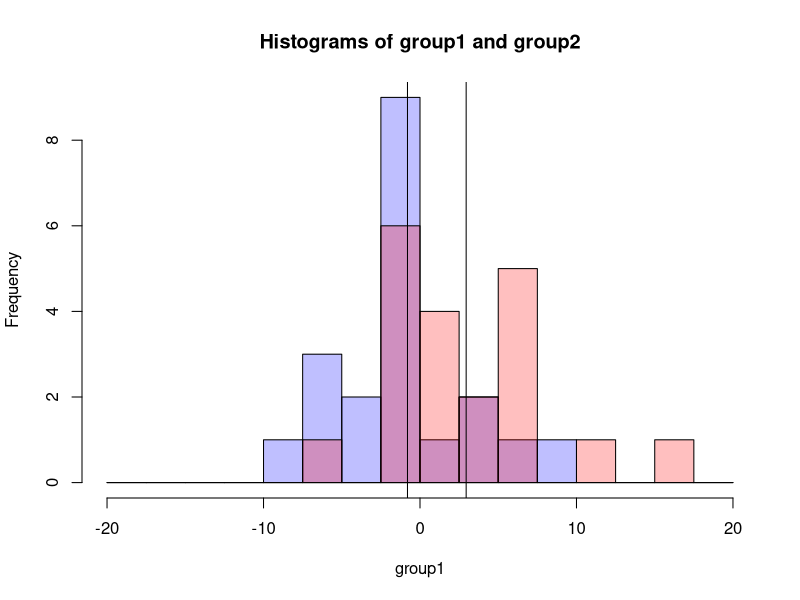
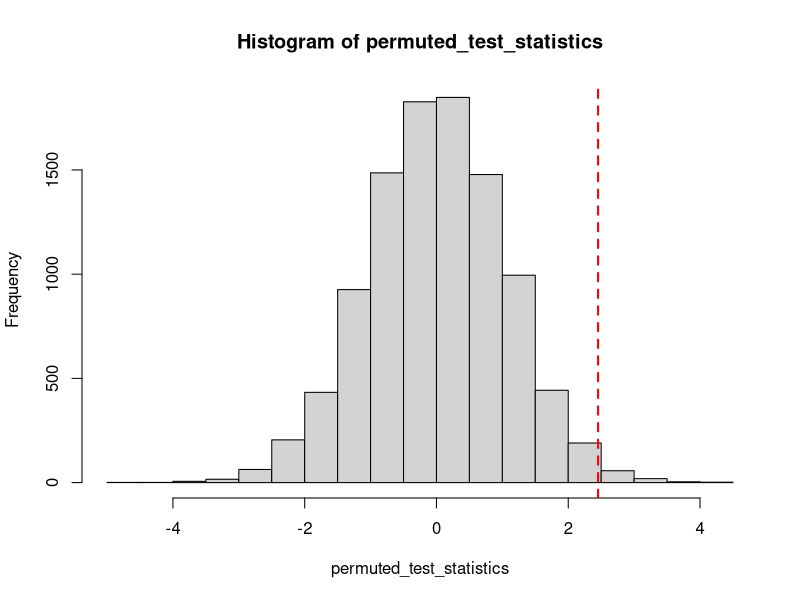
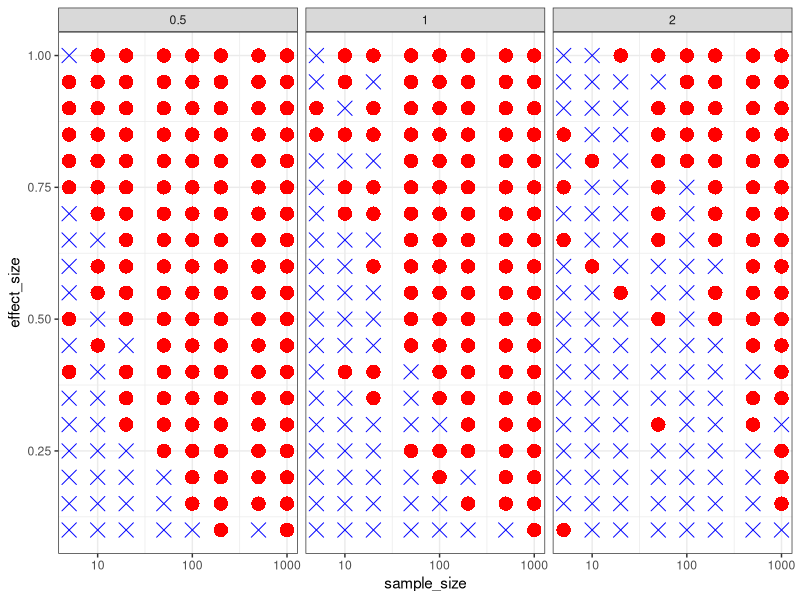
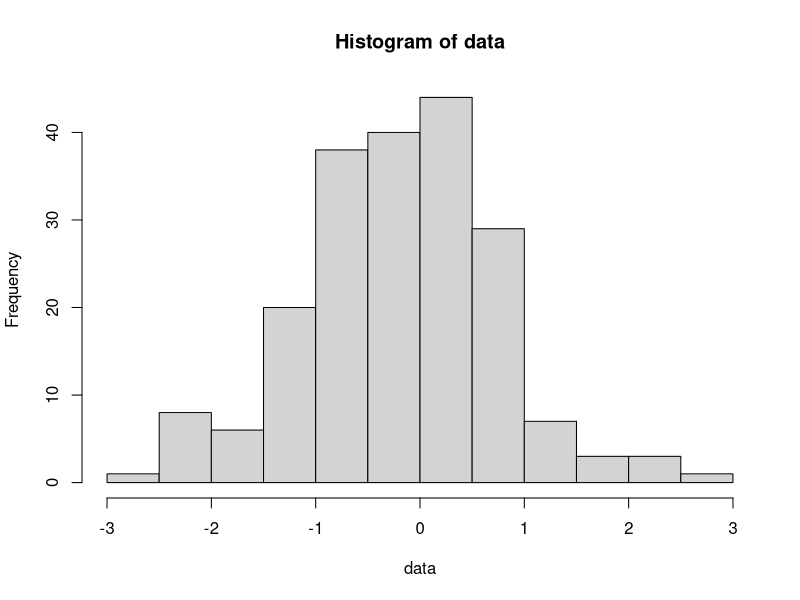
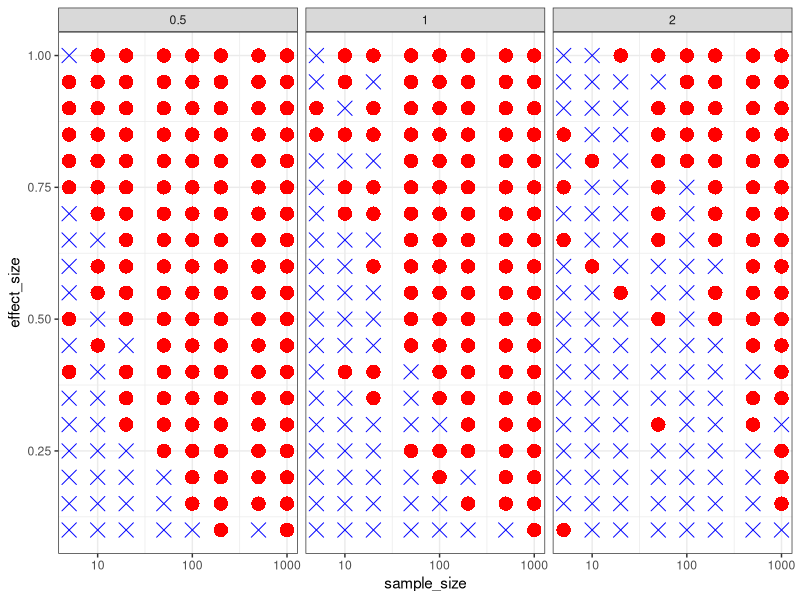

The R script that drew these images, in order:
## ---- chunk 1
### Don't need to run this commented code ###
# Generate some data

# effect_size <- 0.25
# stddev <- 0.5
# sample_size <- 20
#
# group1 <- round(rnorm(sample_size, mean = 0, sd = stddev)*10)
# group2 <- round(rnorm(sample_size, mean = effect_size, sd = stddev)*10)
#
# print(group1)
# print(group2)
## ---- chunk 2
# Add comments next to each code chunk to describe the data analysis steps

# Data
group1 <- c(0, 5, 2, -2, 8,
            -6, 0, 0, -6, -3,
            -7, 4, -2, -2, 0,
            -4, -1, -8, 0, 6)

group2 <- c(-2, 2, -2, -5, 7,
            11, 6, 2, 1, 1,
            6, -2, -1, 7, 7,
            -2, 4, 3, -1, 17)

sample_size <- length(group1)
## ---- chunk 3
# Add comments next to each code chunk to describe the data analysis steps

hist(group1,
     col = rgb(0, 0, 1, 0.25),
     breaks = seq(-20, 20, 2.5),
     xlim = c(-20, 20),
     main = "Histograms of group1 and group2")
hist(group2,
     col = rgb(1, 0, 0, 0.25),
     breaks = seq(-20, 20, 2.5),
     add = T)
abline(v = mean(group1))
abline(v = mean(group2))
## ---- chunk 4
# Add comments next to each code chunk to describe the data analysis steps

signal <- mean(group2) - mean(group1)
noise <- sqrt((var(group2) / sample_size) + (var(group1) / sample_size))

test_statistic <- signal / noise
print(test_statistic)
## ---- chunk 5
# Add comments next to each code chunk to describe the data analysis steps

num_permutations <- 10000
permuted_test_statistics <- {}
## ---- chunk 6
# Add comments next to each code chunk to describe the data analysis steps

for(i in 1:num_permutations) {
  permuted_data <- sample(c(group1, group2))

  rand_group1 <- permuted_data[1:20]
  rand_group2 <- permuted_data[21:40]

  signal <- mean(rand_group2) - mean(rand_group1)
  noise <- sqrt((var(rand_group2) / 20) + (var(rand_group1) / 20))

  permuted_test_statistics <- c(permuted_test_statistics,
                                (signal / noise))
}
## ---- chunk 7
# Add comments next to each code chunk to describe the data analysis steps

hist(permuted_test_statistics)
abline(v = test_statistic, col = "red", lwd = 2, lty = 2)
## ---- chunk 8
# Add comments next to each code chunk to describe the data analysis steps

pvalue <- sum(permuted_test_statistics >= test_statistic) / num_permutations
cat("The pvalue based on a permutation test is", pvalue,"\n")
## ---- chunk 9
t.test(group2, group1, alternative = "greater")
## ---- chunk 10
library(tidyverse)
## ---- chunk 11
# Add comments next to each code chunk to describe the data analysis steps

sample_data <- {}
es_sd_ss_pvalue <- {}

for(effect_size in seq(0.1, 1, 0.05)) {
  for(stddev in c(0.5, 1, 2)) {
    for(sample_size in c(5, 10, 20, 50, 100, 200, 500, 1000)) {
      group1 <- rnorm(sample_size, mean = 0, sd = stddev)
      group2 <- rnorm(sample_size, mean = effect_size, sd = stddev)

      sample_data <- rbind(sample_data,
                           cbind(rep(sample_size, sample_size),
                                 rep(effect_size, sample_size),
                                 rep(stddev, sample_size),
                                 group1,
                                 group2))

      ttest_out <- t.test(group1, group2)
      es_sd_ss_pvalue <- rbind(es_sd_ss_pvalue,
                            c(effect_size, stddev, sample_size, ttest_out$p.value))
    }
  }
}

colnames(es_sd_ss_pvalue) <- c("effect_size",
                               "std_deviation",
                               "sample_size",
                               "pvalue")
es_sd_ss_pvalue <- as_tibble(es_sd_ss_pvalue)
## ---- chunk 12
# Add comments next to each code chunk to describe the data analysis steps

es_sd_ss_pvalue <- es_sd_ss_pvalue %>%
  mutate(pvalue_below_thresh = (pvalue < 0.05))
## ---- chunk 13
# No need to add comments to this chunk that's just making the plot.
# However, it is useful to go through it to make sure you understand what is being plotted in the figure.

plot_es_sd_ss_pvalue <- es_sd_ss_pvalue %>%
  ggplot(aes(x = sample_size,
         y = effect_size,
         size = 2,
         #size = -log10(pvalue),
         color = pvalue_below_thresh,
         shape = pvalue_below_thresh)) +
  geom_point() +
  scale_shape_manual(values = c(4, 16)) +
  scale_color_manual(values = c("blue", "red")) +
  scale_x_log10() +
  facet_wrap(~std_deviation, nrow = 1) +
  theme_bw() +
  theme(legend.position = "none")

plot_es_sd_ss_pvalue
## ---- chunk 14
# In case the figure above is squished, you can examine this PDF file
ggsave(filename = "effectsize_variance_samplesize_pvalue.pdf",
       plot_es_sd_ss_pvalue, height = 5, width = 12)
## ---- chunk 15
# Add comments next to each code chunk to describe the data analysis steps

data <- rnorm(200)
hist(data)
## ---- chunk 16
# Add comments next to each code chunk to describe the data analysis steps

attempts <- 0
pvalue <- 1
## ---- chunk 17
# Add comments next to each code chunk to describe the data analysis steps

while(pvalue > 0.05) {
  attempts <- attempts + 1

  cases <- sample(data, 100)
  controls <- data[!data %in% cases]

  pvalue <- t.test(cases, controls)$p.value
}


cat("Congratulations! With p =", pvalue,
    "you achieved scientific success in", attempts, "attempts!\n") 
